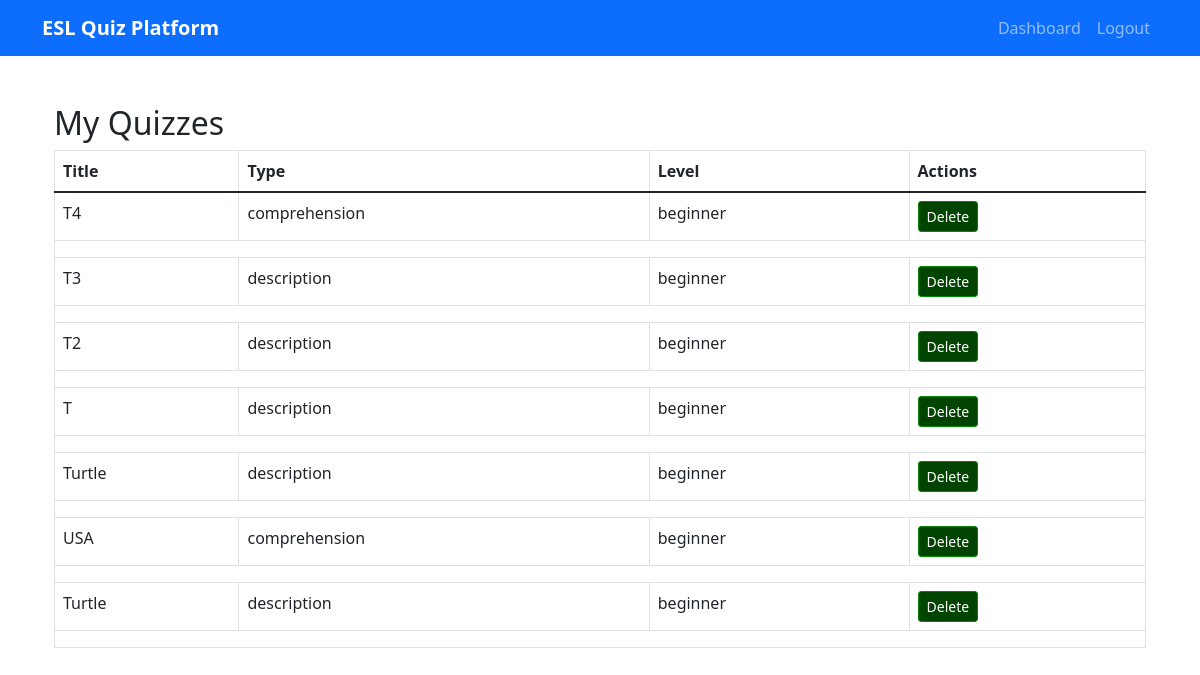
/my_quizzes (signed in), run on the app's committed database.
### app/models.py (models this page shows, shortened)
class Quiz(db.Model):
    id = db.Column(db.Integer, primary_key=True)
    title = db.Column(db.String(200), nullable=False)
    description = db.Column(db.Text)
    quiz_type = db.Column(db.String(50))
    source_content = db.Column(db.Text)
    source_image_path = db.Column(db.String(255))
    source_mime = db.Column(db.String(50))
    difficulty_level = db.Column(db.String(20))
    created_at = db.Column(db.DateTime, default=datetime.utcnow)
    is_active = db.Column(db.Boolean, default=True)
    creator_id = db.Column(db.Integer, db.ForeignKey('user.id'), nullable=False)
    questions = db.relationship('Question', backref='quiz', lazy='dynamic', cascade='all, delete-orphan')
    attempts = db.relationship('QuizAttempt', backref='quiz', lazy='dynamic')
    assignments = db.relationship('QuizAssignment', backref='quiz', lazy='dynamic')

### app/main/routes.py (the view)
@bp.route('/my_quizzes')
@login_required
def my_quizzes():
    if not current_user.is_instructor():
        flash('Access denied.')
        return redirect(url_for('main.dashboard'))
    quizzes = current_user.created_quizzes.order_by(Quiz.created_at.desc()).all()
    return render_template('main/my_quizzes.html', title='My Quizzes', quizzes=quizzes)

### app/models.py (called while the page is built)
@login.user_loader
def load_user(id):
    return User.query.get(int(id))

    def is_instructor(self):
        return self.role == 'instructor'

### app/templates/main/my_quizzes.html (shortened to what this page needs)
{% extends "base.html" %}
{% block content %}
<div class="container mt-5">
    <h2>My Quizzes</h2>
    <table class="table table-bordered">
        <thead class="thead-dark">
            <tr>
                <th>Title</th>
                <th>Type</th>
                <th>Level</th>
                <th>Actions</th>
            </tr>
        </thead>
        <tbody>
            {% for quiz in quizzes %}
            <tr data-bs-toggle="collapse" data-bs-target="#quizDetails{{ quiz.id }}" class="accordion-toggle" style="cursor: pointer;">
                <td>{{ quiz.title }}</td>
                <td>{{ quiz.quiz_type }}</td>
                <td>{{ quiz.difficulty_level }}</td>
                <td>
                    <form method="POST" action="{{ url_for('main.delete_quiz', quiz_id=quiz.id) }}" onsubmit="return confirm('Delete this quiz?');">
                        <button type="submit" class="btn btn-danger btn-sm">Delete</button>
                    </form>
                </td>
            </tr>
            <tr>
                <td colspan="4" class="hiddenRow">
                </td>
            </tr>
            {% endfor %}
        </tbody>
    </table>
</div>
{% endblock %}

### app/static/css/style.css (style rules this page uses)
.btn { background-color: #004400; border-color: #008800; }

### data on the page
Quiz: title "T4", quiz_type "comprehension", difficulty_level "beginner"
Quiz: title "T3", quiz_type "description", difficulty_level "beginner"
Quiz: title "T2", quiz_type "description", difficulty_level "beginner"
Quiz: title "T", quiz_type "description", difficulty_level "beginner"
Quiz: title "Turtle", quiz_type "description", difficulty_level "beginner"
Quiz: title "USA", quiz_type "comprehension", difficulty_level "beginner"
Quiz: title "Turtle", quiz_type "description", difficulty_level "beginner"
